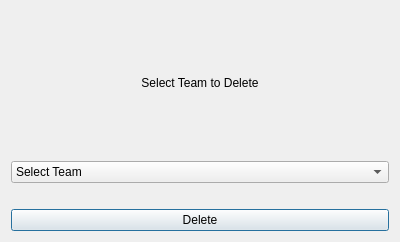
<?xml version="1.0" encoding="UTF-8"?>
<ui version="4.0">
 <class>DeleteTeam</class>
 <widget class="QDialog" name="DeleteTeam">
  <property name="geometry">
   <rect>
    <x>0</x>
    <y>0</y>
    <width>400</width>
    <height>242</height>
   </rect>
  </property>
  <property name="windowTitle">
   <string>Dialog</string>
  </property>
  <layout class="QVBoxLayout" name="verticalLayout_2">
   <item>
    <widget class="QLabel" name="del_label">
     <property name="text">
      <string>Select Team to Delete</string>
     </property>
     <property name="alignment">
      <set>Qt::AlignCenter</set>
     </property>
    </widget>
   </item>
   <item>
    <layout class="QVBoxLayout" name="verticalLayout">
     <item>
      <widget class="QComboBox" name="del_combobox">
       <property name="currentText">
        <string>Select Team</string>
       </property>
       <item>
        <property name="text">
         <string>Select Team</string>
        </property>
       </item>
      </widget>
     </item>
     <item>
      <spacer name="verticalSpacer">
       <property name="orientation">
        <enum>Qt::Vertical</enum>
       </property>
       <property name="sizeType">
        <enum>QSizePolicy::Fixed</enum>
       </property>
       <property name="sizeHint" stdset="0">
        <size>
         <width>20</width>
         <height>20</height>
        </size>
       </property>
      </spacer>
     </item>
     <item>
      <widget class="QPushButton" name="del_btn">
       <property name="text">
        <string>Delete</string>
       </property>
      </widget>
     </item>
    </layout>
   </item>
  </layout>
 </widget>
 <resources/>
 <connections/>
</ui>
